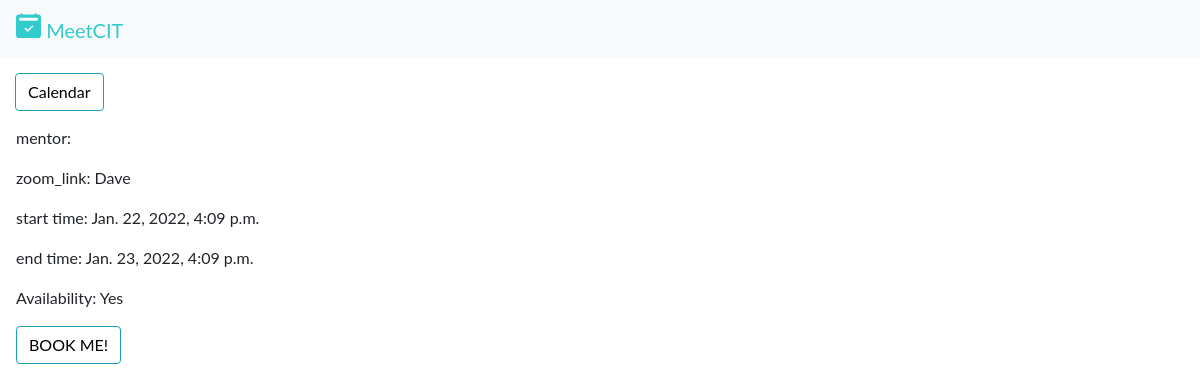
Screenshot of /event/edit/4/ (signed in) with the database file from the repository.
### cal/models.py (models this page shows, shortened)
class Event(models.Model):
    mentor = models.CharField(max_length=200)
    zoom_link = models.TextField()
    start_time = models.DateTimeField('start time')
    end_time = models.DateTimeField('end time')
    available = models.BooleanField(default=True)
    def is_available(self):
        return (self.start_time > timezone.now() and self.available)
    class Meta:
        permissions = (
            ('can_edit', 'Can edit the event'),
            ('cannot_book', 'Cannot book the event')
        )

### cal/views.py (the view)
@login_required
def event_edit(request, event_id=None):
    if event_id:
        instance = get_object_or_404(Event, pk=event_id)
        if request.user.has_perm('cal.can_edit', instance):
            cur_user = User.objects.get(pk=request.user.id)
            initial_data = {
                'mentor': cur_user,
                'zoom_link': instance.zoom_link,
                'start_time': instance.start_time,
                'end_time': instance.end_time
            }
            print(instance.zoom_link)
            form = EventForm(request.POST or None,
                             instance=instance, initial=initial_data)
            if request.POST and form.is_valid():
                form.save()
                return HttpResponseRedirect(reverse('cal:calendar'))
            return render(request, 'cal/event_edit.html', {'form': form})
        else:
            context = {
                'event_id': instance.pk,
                'mentor': instance.mentor,
                'zoom_link': instance.zoom_link,
                'start_time': instance.start_time,
                'end_time': instance.end_time,
                'is_available': instance.is_available
            }
            return render(request, 'cal/event_view.html', context)

### cal/templates/cal/event_view.html (shortened to what this page needs)
{% extends 'cal/base.html' %}
{% block content %}
<div class="clearfix">
  <a class="btn btn-info left" href="{% url 'cal:calendar' %}"> Calendar </a>
</div>
<div class="ml-3">
  <p>mentor: {{mentor}}</p>
  <p>zoom_link: {{zoom_link}}</p>
  <p>start time: {{start_time}}</p>
  <p>end time: {{end_time}}</p>
  {% if is_available %}
  <p>Availability: Yes</p>
  <form method="post">
    <a class="btn btn-info left" href="{% url 'cal:booksuccess' event_id %}"> BOOK ME! </a>
  </form>
  {% else %}
  <p>Availability: No</p>
  {% endif %}
</div>
{% endblock %}

### cal/static/cal/css/styles.css (style rules this page uses)
body { font-family: "ptsans", "Lato", "Helvetica Neue", Helvetica, Arial, sans-serif; }
.left { float: left; }
.btn { outline: none; color: black; background-color: transparent; box-shadow: 0 0 0 0; margin-right: 3px; }
.clearfix { margin: 15px; }
a { color: #17a2b8; }

### rows the page displays
Event: zoom_link "Dave", start_time "Jan. 22, 2022, 4:09 p.m.", end_time "Jan. 23, 2022, 4:09 p.m."
